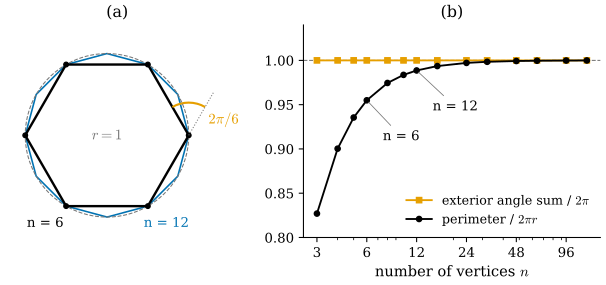

Write Python code to recreate this figure.
"""Figure 32.1.1: inscribed regular n-gons. The perimeter converges to 2 pi r at order 2, the sum of the exterior
angles is exactly 2 pi for every n (Proposition 32.1.1).

Run: PYTHONPATH=tools python3 chapters/32-ddg-overview/figures/fig-32-1-1-polygon-convergence.py
"""
import numpy as np

import dgfig
dgfig.setup()
import matplotlib.pyplot as plt  # noqa: E402
from matplotlib.patches import Arc  # noqa: E402

import dgdec as dd  # noqa: E402

C = dgfig.COLORS
r = 1.0


def ngon(n, r=1.0):
    a = 2 * np.pi * np.arange(n) / n
    return r * np.stack([np.cos(a), np.sin(a)], 1)


fig, (ax, bx) = plt.subplots(1, 2, figsize=(6.6, 3.2), gridspec_kw={"width_ratios": [1, 1.25]})

# (a) circle, hexagon and 12-gon, exterior angle of the hexagon at one vertex
s = np.linspace(0, 2 * np.pi, 400)
ax.plot(r * np.cos(s), r * np.sin(s), color=C["aux"], lw=dgfig.LW["aux"], ls="--")
P12 = ngon(12)
ax.fill(P12[:, 0], P12[:, 1], fc="none", ec=C["tangent"], lw=1.2)
P6 = ngon(6)
ax.fill(P6[:, 0], P6[:, 1], fc="none", ec=C["main"], lw=dgfig.LW["main"])
ax.plot(P6[:, 0], P6[:, 1], "o", color=C["main"], ms=3.5)
# exterior angle at vertex 0 of the hexagon: extend edge 5->0 beyond vertex 0
v0, v1, v2 = P6[5], P6[0], P6[1]
d_in = (v1 - v0) / np.linalg.norm(v1 - v0)
d_out = (v2 - v1) / np.linalg.norm(v2 - v1)
ax.plot([v1[0], v1[0] + 0.62 * d_in[0]], [v1[1], v1[1] + 0.62 * d_in[1]], color=C["aux"], lw=dgfig.LW["aux"], ls=":")
a_in = np.degrees(np.arctan2(d_in[1], d_in[0]))
a_out = np.degrees(np.arctan2(d_out[1], d_out[0]))
ext = (a_out - a_in) % 360
assert abs(ext - 60) < 1e-9, ext  # exterior angle of the hexagon = 2 pi / 6
ax.add_patch(Arc(v1, 0.8, 0.8, theta1=a_in, theta2=a_out, color=C["accent"], lw=1.6))
ax.text(v1[0] + 0.24, v1[1] + 0.10, r"$2\pi/6$", color=C["accent"],
        fontsize=11, ha="left", va="bottom")
ax.text(0.0, 0.0, r"$r = 1$", ha="center", va="center", fontsize=11, color=C["aux"])
ax.text(-0.98, -1.12, "n = 6", fontsize=10, color=C["main"])
ax.text(0.45, -1.12, "n = 12", fontsize=10, color=C["tangent"])
ax.set_aspect("equal")
ax.set_xlim(-1.25, 1.5)
ax.set_ylim(-1.25, 1.35)
ax.set_axis_off()
ax.set_title("(a)", fontsize=12)

# (b) L_n / (2 pi r) and (sum of exterior angles) / (2 pi) against n
ns = np.array([3, 4, 5, 6, 8, 10, 12, 16, 24, 32, 48, 64, 96, 128])
Ln = np.array([dd.curve_length(ngon(n, r), True) for n in ns])
ext_sum = np.array([dd.turning_angles(ngon(n, r), True).sum() for n in ns])
assert np.allclose(Ln, 2 * ns * r * np.sin(np.pi / ns), atol=1e-12)
assert np.allclose(ext_sum, 2 * np.pi, atol=1e-12)
err = 2 * np.pi * r - Ln
assert np.all(err > 0) and np.all(err <= np.pi ** 3 * r / (3 * ns ** 2) + 1e-15)
bx.semilogx(ns, ext_sum / (2 * np.pi), "s-", color=C["accent"], ms=4, lw=1.4, label="exterior angle sum / $2\\pi$")
bx.semilogx(ns, Ln / (2 * np.pi * r), "o-", color=C["main"], ms=4, lw=1.4, label="perimeter / $2\\pi r$")
bx.axhline(1.0, color=C["aux"], lw=dgfig.LW["aux"], ls="--", zorder=0)
for n in (6, 12):
    k = list(ns).index(n)
    bx.annotate(f"n = {n}", (n, Ln[k] / (2 * np.pi)), xytext=(n * 1.25, Ln[k] / (2 * np.pi) - 0.045),
                fontsize=10, arrowprops=dict(arrowstyle="-", color=C["aux"], lw=0.6))
bx.set_xlabel("number of vertices $n$")
bx.set_ylim(0.8, 1.04)
bx.set_xticks([3, 6, 12, 24, 48, 96])
bx.set_xticklabels(["3", "6", "12", "24", "48", "96"])
bx.legend(loc="lower right", frameon=False, fontsize=9.5)
bx.set_title("(b)", fontsize=12)
for sp_ in ("top", "right"):
    bx.spines[sp_].set_visible(False)

fig.tight_layout()
dgfig.save(fig, __file__)
